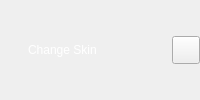
    <widget class="QWidget" name="top" native="true">
     <property name="styleSheet">
      <string notr="true">#top
{
background-color: rgba(150, 183, 208,120);
}</string>
     </property>
     <layout class="QHBoxLayout" name="horizontalLayout">
      <property name="spacing">
       <number>0</number>
      </property>
      <property name="leftMargin">
       <number>0</number>
      </property>
      <property name="topMargin">
       <number>0</number>
      </property>
      <property name="rightMargin">
       <number>0</number>
      </property>
      <property name="bottomMargin">
       <number>0</number>
      </property>
      <item>
       <widget class="QLabel" name="label">
        <property name="minimumSize">
         <size>
          <width>28</width>
          <height>28</height>
         </size>
        </property>
        <property name="maximumSize">
         <size>
          <width>28</width>
          <height>28</height>
         </size>
        </property>
        <property name="text">
         <string/>
        </property>
        <property name="pixmap">
         <pixmap resource="../res.qrc">:/res/skin/wm_icon_w.png</pixmap>
        </property>
        <property name="scaledContents">
         <bool>true</bool>
        </property>
       </widget>
      </item>
      <item>
       <widget class="QLabel" name="label_2">
        <property name="styleSheet">
         <string notr="true">QLabel
{
color:white;
}</string>
        </property>
        <property name="text">
         <string>Change Skin</string>
        </property>
       </widget>
      </item>
      <item>
       <spacer name="horizontalSpacer">
        <property name="orientation">
         <enum>Qt::Horizontal</enum>
        </property>
        <property name="sizeHint" stdset="0">
         <size>
          <width>40</width>
          <height>20</height>
         </size>
        </property>
       </spacer>
      </item>
      <item>
       <widget class="QPushButton" name="close">
        <property name="minimumSize">
         <size>
          <width>28</width>
          <height>28</height>
         </size>
        </property>
        <property name="maximumSize">
         <size>
          <width>28</width>
          <height>28</height>
         </size>
        </property>
        <property name="styleSheet">
         <string notr="true">#close
{
border-image: url(:/res/skin/qns.png);
}
#close:hover
{
background-color: rgb(255, 0, 4);
}
#close:pressed
{
background-color: rgb(225, 0, 4);
}</string>
        </property>
        <property name="text">
         <string/>
        </property>
       </widget>
      </item>
     </layout>
    </widget>
